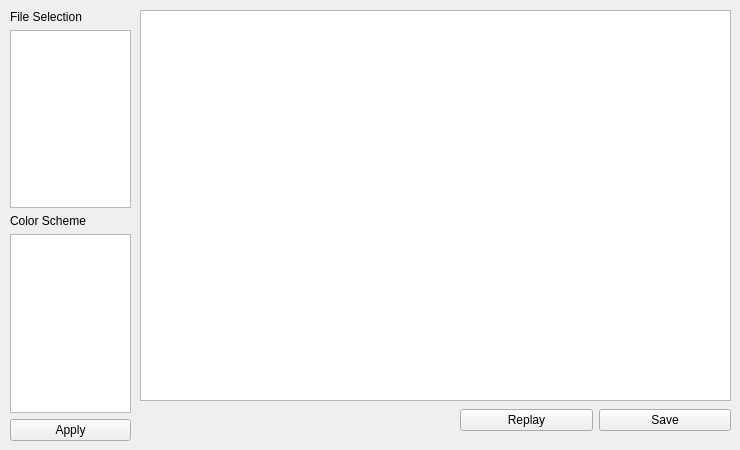
                 <widget class="QWidget" name="page_4">
                  <widget class="QWidget" name="verticalLayoutWidget_8">
                   <property name="geometry">
                    <rect>
                     <x>10</x>
                     <y>10</y>
                     <width>121</width>
                     <height>431</height>
                    </rect>
                   </property>
                   <layout class="QVBoxLayout" name="verticalLayout_10">
                    <item>
                     <widget class="QLabel" name="label_Vis_Res_fSele">
                      <property name="text">
                       <string>File Selection</string>
                      </property>
                     </widget>
                    </item>
                    <item>
                     <widget class="QListWidget" name="listWidget_Vis_Res_cSche_fSele"/>
                    </item>
                    <item>
                     <widget class="QLabel" name="label_Vis_Res_cSche">
                      <property name="text">
                       <string>Color Scheme</string>
                      </property>
                     </widget>
                    </item>
                    <item>
                     <widget class="QListWidget" name="listWidget_Vis_Res_cSche_cSche"/>
                    </item>
                    <item>
                     <widget class="QPushButton" name="pushButton_Vis_Res_cSche_Apply">
                      <property name="text">
                       <string>Apply</string>
                      </property>
                     </widget>
                    </item>
                   </layout>
                  </widget>
                  <widget class="QGraphicsView" name="graphicsView_Vis_Res_cSche_Disp">
                   <property name="geometry">
                    <rect>
                     <x>140</x>
                     <y>10</y>
                     <width>591</width>
                     <height>391</height>
                    </rect>
                   </property>
                  </widget>
                  <widget class="QWidget" name="horizontalLayoutWidget_10">
                   <property name="geometry">
                    <rect>
                     <x>460</x>
                     <y>400</y>
                     <width>271</width>
                     <height>41</height>
                    </rect>
                   </property>
                   <layout class="QHBoxLayout" name="horizontalLayout_15">
                    <item>
                     <widget class="QPushButton" name="pushButton_Vis_Res_cSche_Replay">
                      <property name="text">
                       <string>Replay</string>
                      </property>
                     </widget>
                    </item>
                    <item>
                     <widget class="QPushButton" name="pushButton_Vis_Res_cSche_Save">
                      <property name="text">
                       <string>Save</string>
                      </property>
                     </widget>
                    </item>
                   </layout>
                  </widget>
                 </widget>
